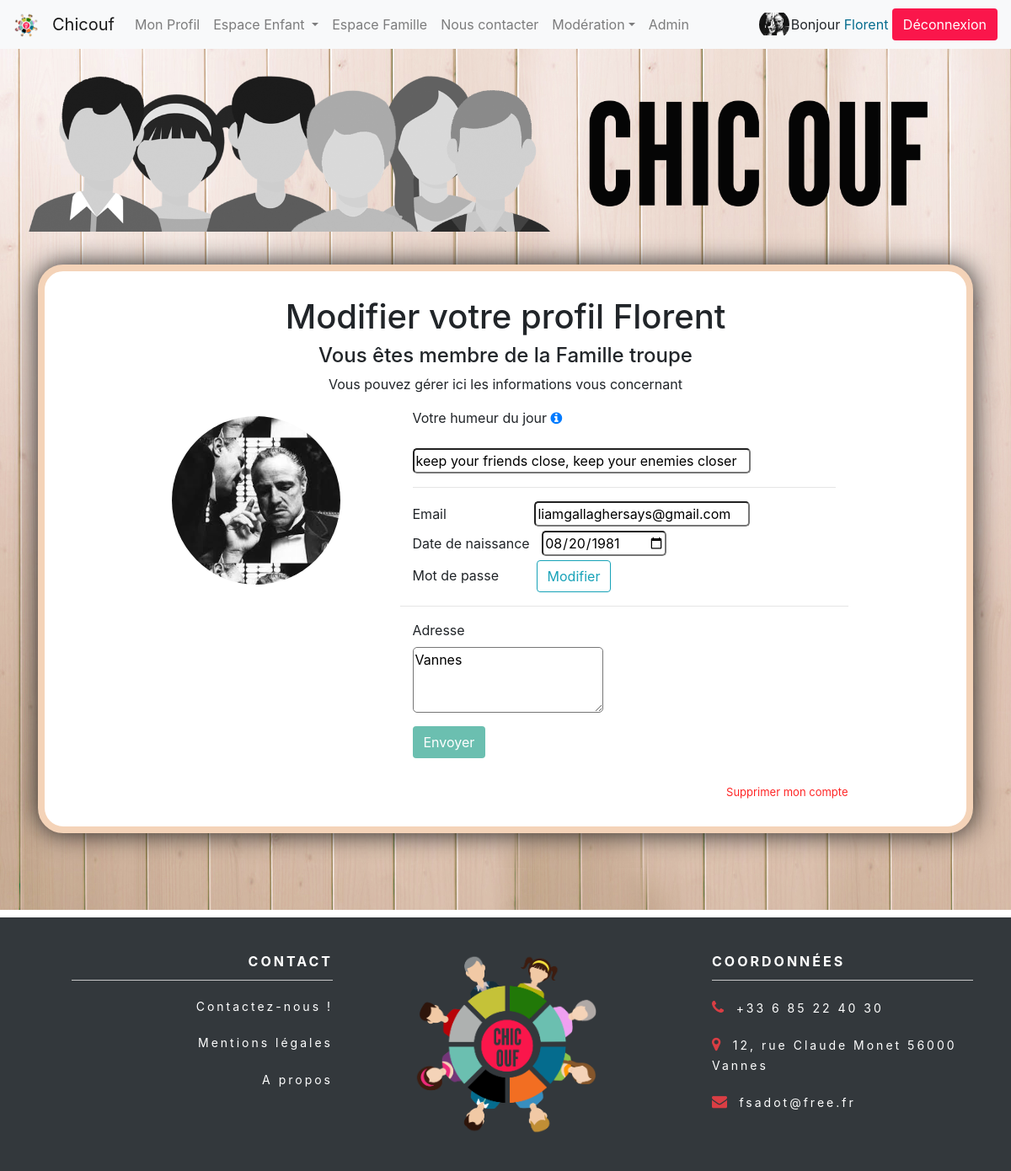
Page /index.php?action=recoverUser&id=43 (signed in) on the committed database.
### tables this page shows
CREATE TABLE IF NOT EXISTS `members` (
`idMember` int(11) NOT NULL,
  `surname` varchar(60) NOT NULL,
  `firstname` varchar(60) NOT NULL,
  `img` text NOT NULL,
  `pass` varchar(60) NOT NULL,
  `mail` varchar(60) NOT NULL,
  `birthdate` date DEFAULT NULL,
  `city` varchar(60) DEFAULT NULL,
  `gender` int(11) NOT NULL,
  `parenthood` varchar(60) NOT NULL,
  `modo` varchar(25) DEFAULT NULL,
  `registrationDate` date NOT NULL,
  `words` varchar(255) NOT NULL
);

CREATE TABLE IF NOT EXISTS `family` (
`idFamily` int(11) NOT NULL,
  `familyName` varchar(60) NOT NULL,
  `banner` text NOT NULL
);

### app/Controllers/frontOffice.php (called while the page is built, shortened)
<?php
class FrontOffice
{
    public function recoverUser($idMember)
    {
        $userManager = new \Src\Models\UserManager();
        $recoverUs = $userManager -> userById($idMember);
        if (isset($_SESSION['family'])) {
            $idFamily = $_SESSION['family'];
            $familyManager = new \Src\Models\FamilyManager();
            $getFamilyName = $familyManager -> getFamilyName($idFamily);
        }
        require 'app/Views/frontend/profileView.php';
    }
}

### app/Models/UserManager.php (called while the page is built, shortened)
<?php
class UserManager extends Manager
{
    public function userById($idMember){
        $db = $this -> dbConnect();
        $req = $db->prepare('SELECT * FROM members WHERE idMember = ?');
        $req->execute(array($idMember));
        return $req;
    }
}

### app/Models/FamilyManager.php (called while the page is built, shortened)
<?php
class FamilyManager extends Manager{
    public function getFamilyName($idFamily){
        $db = $this -> dbConnect();
        $dataF4 = $db->prepare('SELECT * FROM family WHERE idFamily = ?');
        $dataF4->execute(array($idFamily));
        $dataF42 = $dataF4->fetch();
        return $dataF42;
    }
}

### app/Views/frontend/profileView.php (the view, shortened to what this page needs)
<?php
require 'templateNav.php'
?>
<div class="container" >
    <div class="bannerBox">
<?php
if(isset($dataF6['banner'])){
?>
        <a href="#" class="row bannerFamily" style="background-image: url( <?= $dataF6['banner'] ?>);" data-toggle="modal" data-target="#modalAddBanner" ></a>
<?php
}
else{
?>
        <a href="#" class="row bannerFamily" style="background-image: url('app/Public/uploads/banners/banniere.png');"></a>
<?php
}
?>
    </div>
<?php $modif = $recoverUs->fetch() ?>
<div class="mainPV" >
        <h1 class="mbr-section-title" style="text-align:center;">Modifier votre profil <?= $modif['firstname'] ?></h1>
<?php
if(isset($getFamilyName['familyName'])==true){
?>
        <h4 style="text-align:center;">Vous êtes membre de la Famille <?= $getFamilyName['familyName'] ?></h4>
<?php
}
?>
<div class="row justify-content-sm-center">
       <p class="reduceP">Vous pouvez gérer ici les informations vous concernant </p>
    </div>
    <div class="row justify-content-sm-center">
        <article class="col-xs-12 col-sm-6 col-md-3 avatarBox social boxProfil" >
            <a href="#" data-toggle="modal" data-target="#userModal<?= $modif['idMember'] ?>" data-whatever="@mdo" class="photoChild2 photoMD" style="background-image: url(<?= $modif['img'] ?>);" title="Vous pouvez modifier la photo" ></a>
        </article>
        <article class="col-xs-12 col-md-6">
            <form action="index.php?action=changeProfile&id" class="proForm" method="post" >
                <div class="form-group col-lg-12">
                    <label for="wordsCo" >Votre humeur du jour&nbsp;<a href="#small" data-toggle="collapse" aria-expanded="false" aria-controls="#small"><i class="fa fa-info-circle"></i></a></label>
                </div>
            <div class="form-group col-lg-12" >
                        <input type="text" id="wordsCo" name="wordsCo" value="<?= $modif['words'] ?>">
                        <hr>
                    <label for="mail" class="label1">Email</label>
                        <input type="email" id="mailCo" name="mailCo" value="<?= $modif['mail'] ?>"><br />
                    <label for="birthDateCo" class="label2">Date de naissance</label>
                        <input type="date" id="birthdateCo" name="birthdateCo"  value="<?= $modif['birthdate'] ?>"><br />
                    <label for="mdpCoCo" class="label3">Mot de passe</label>
                    <button type="button" class="btn btn-outline-info"  class="btn social" data-toggle="modal" data-target="#modalChangePass">Modifier</button>
                    </div>
                        <hr >
                        <div class="form-group col-lg-12" >
                    <label for="cityCo" id="adressPV">Adresse</label><br />
                        <textarea id="cityCo" name="cityCo"  rows="3" ><?= $modif['city'] ?></textarea><br />
                        <input class="btn" style="background-color:#6bbfb0;color:white;margin-top:10px;" id="registration" type="submit" name="updateUser" value="Envoyer" />
</div>
            <a href="#" class="social delPV" data-toggle="modal" data-target="#modalQuit" >Supprimer mon compte</a></form>
    </div>
</div>
</div>
<?php require 'templateHeadScripts.php' ?>

### app/Public/css/style.css (style rules this page uses)
body { font-family: 'Roboto', sans-serif; background-color: #dbe7f7; }
.avatarBox a, .photoChild2 { margin-top:10px; min-width: 200px; height: 200px; border-radius:50%; background-size:contain; background-position: center center; display: inline-block; }
.avatarBox { color:black; }
.bannerBox a { width: 100%; height: 250px; background-size:contain; background-position: center center; background-repeat: no-repeat; display: inline-block; }
.bannerFamily { animation:blurFadeIn 0.5s ease-in 0.3s backwards; }
.photoMD { margin-left:0; }
.mainPV { background-color:white; padding:30px 0; border: 8px solid #f4d3b8; border-radius:30px; box-shadow: 0 0 30px #212121; }
.proForm .label1 { padding-right:100px; }
.proForm .label2 { padding-right:10px; }
.proForm .label3 { padding-right:40px; }
input,textarea { border-radius:5px; }
#wordsCo { width:80%; }
.delPV { float: right; color:red; font-size: 13px; padding-top:15px; opacity: 85%; }
@media screen and (min-width: 768px) { .photoMD { margin-left: -30px; } }
@media screen and (min-width: 992px) { .photoMD { margin-left: 10px !important; } }

### app/Views/frontend/profileView.php (style rules this page uses)
body { background-image:url(app/Public/Backgrounds/backg-bois-rouge.jpg);background-attachment:fixed;background-repeat:no-repeat; }

### rows in the picture
members: firstname "Florent", img (picture), wordsCo "keep your friends close, keep your enemies closer", mailCo "liamgallaghersays@gmail.com", birthdateCo "08/20/1981", cityCo "Vannes"
family: familyName "troupe"

### other values in the picture
$_SESSION['firstname'] "Florent"
